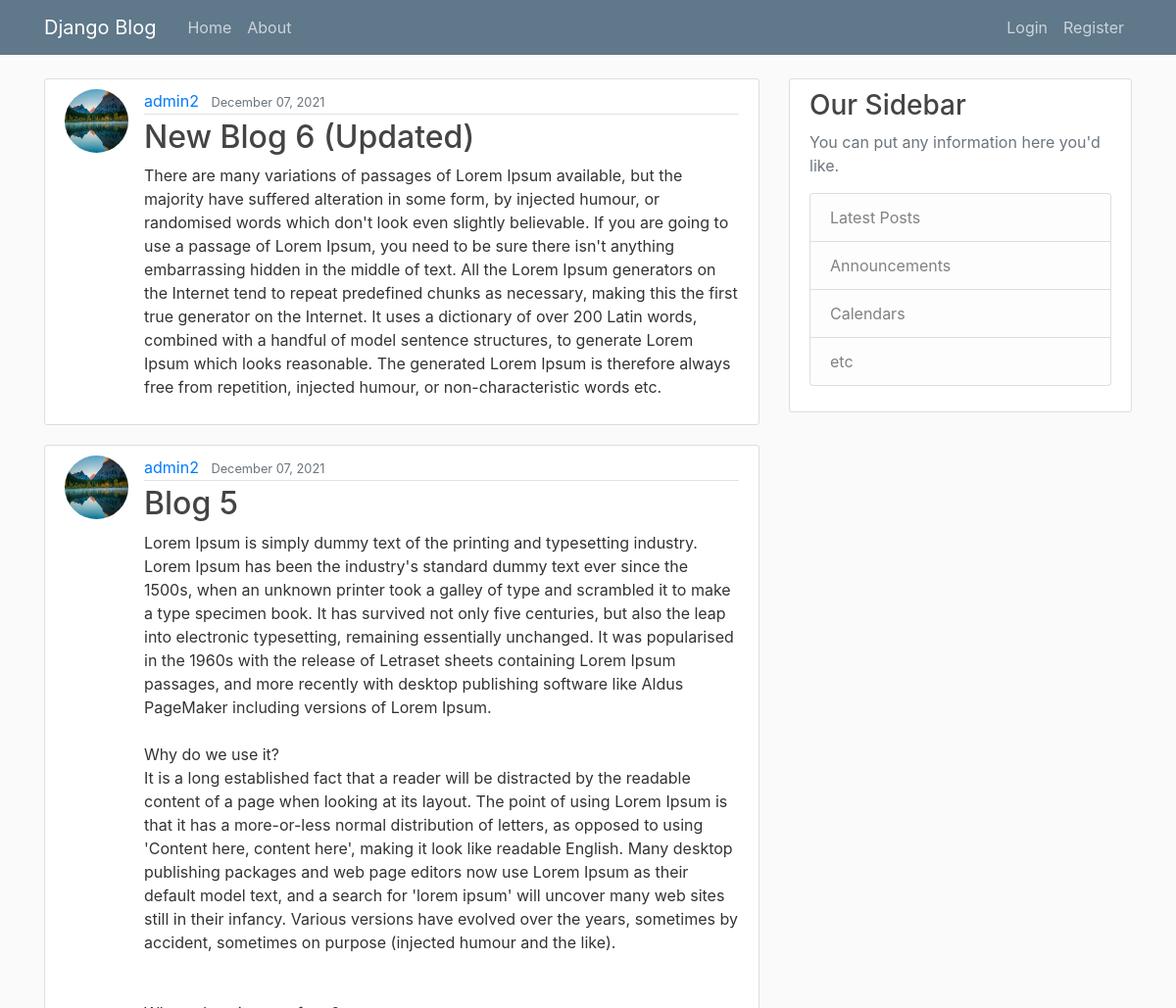
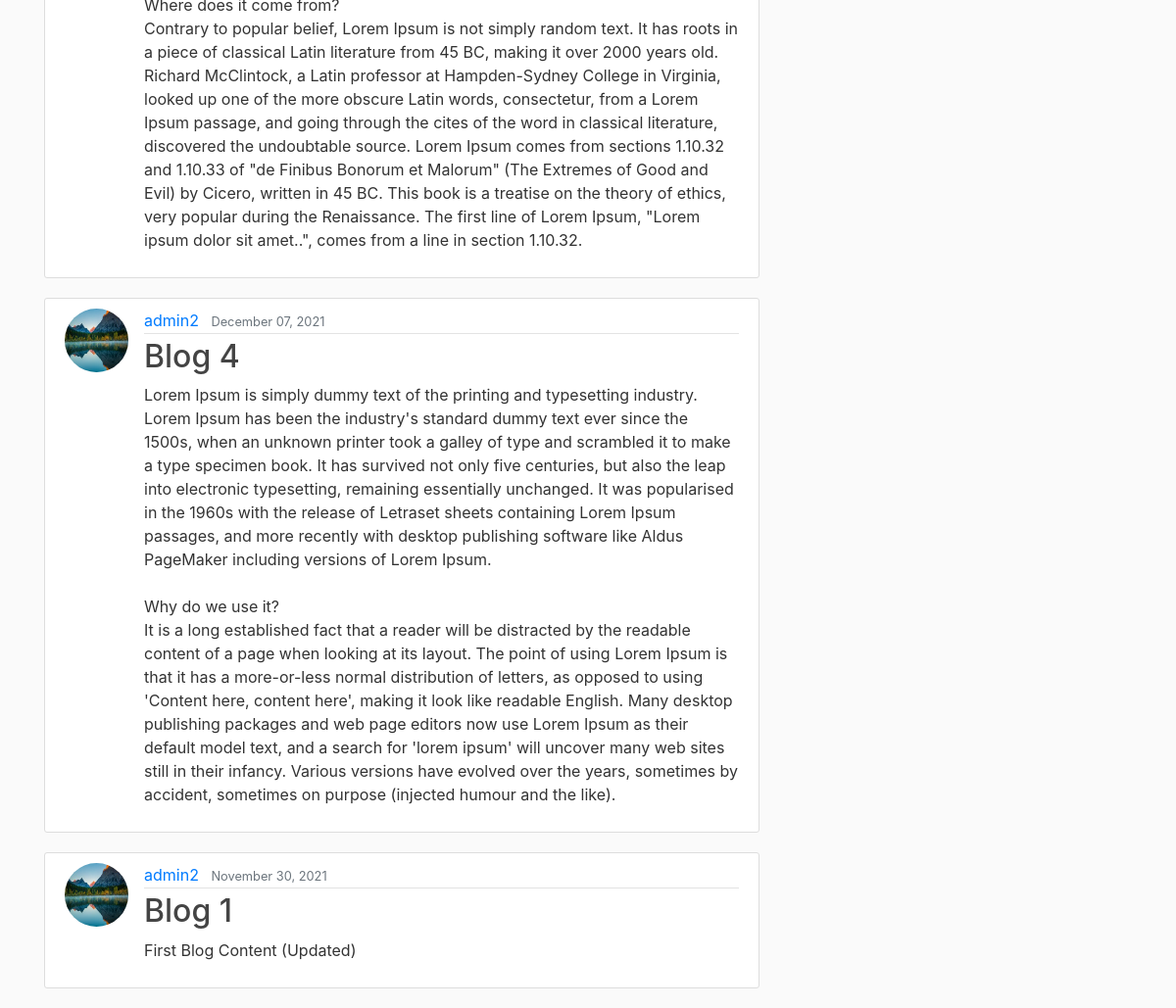
The app's page /, older data (2 pictures, top to bottom).
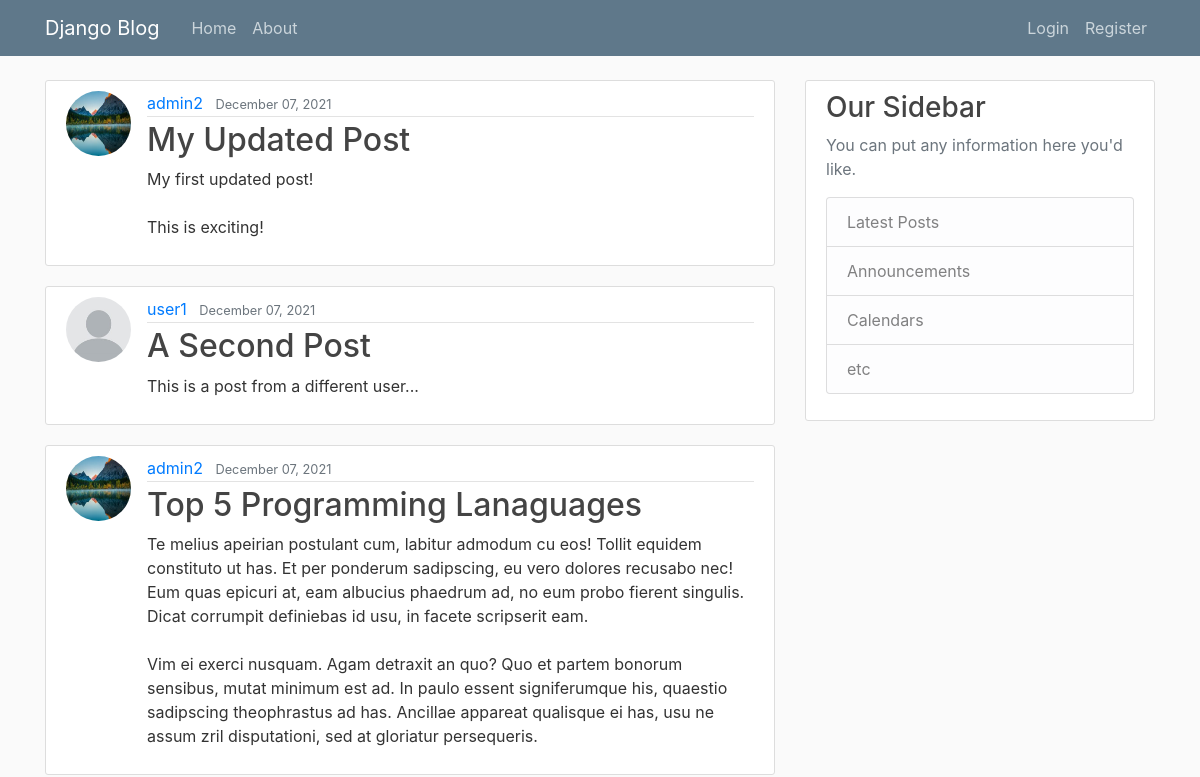
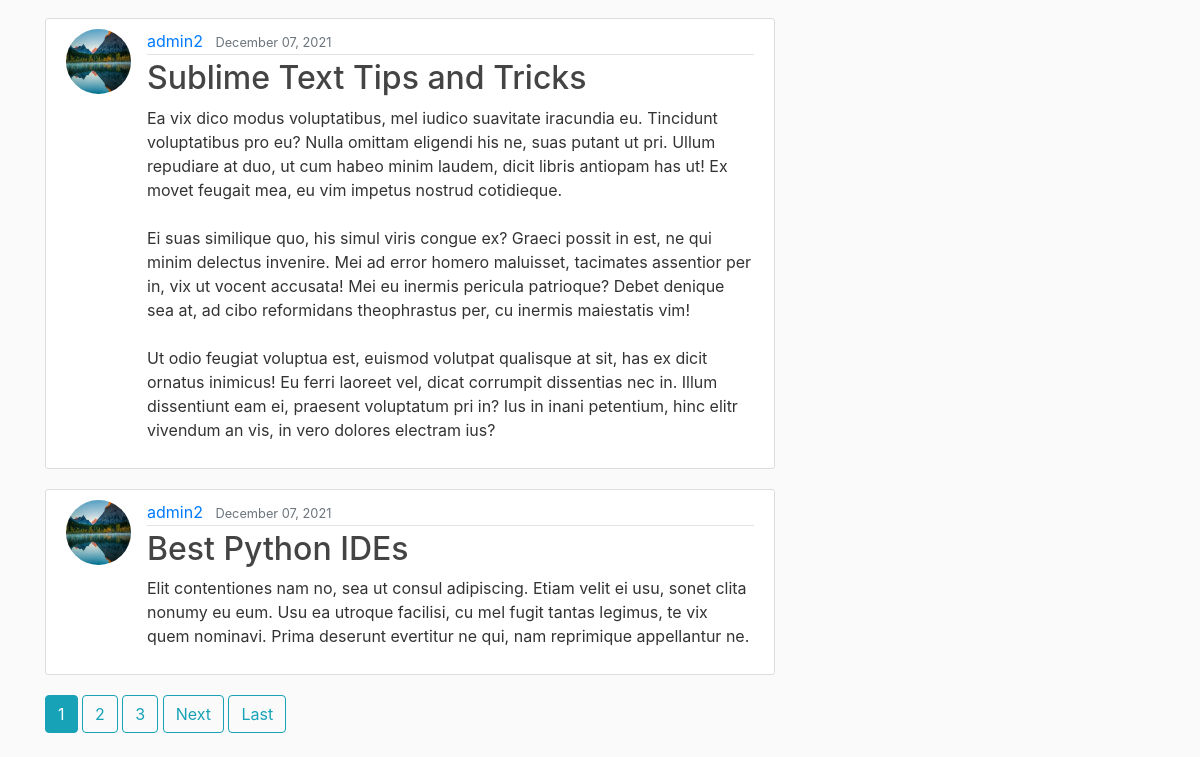
The same page, newer data (2 pictures, top to bottom).
### blogs/models.py (models this page shows, shortened)
class Post(models.Model):
    title = models.CharField(max_length=100)
    content = models.TextField()
    date_posted = models.DateTimeField(default=timezone.now())
    author = models.ForeignKey(User, on_delete=models.CASCADE)

### users/models.py (models this page shows, shortened)
class Profile(models.Model):
    user = models.OneToOneField(User, on_delete=models.CASCADE)
    image = models.ImageField(default='default.jpg', upload_to='profile_pics')

### blogs/views.py (the view)
# urls.py: path('', PostListView.as_view(), name='blog-home'),
class PostListView(ListView):
    model = Post
    template_name = 'blogs/home.html'
    context_object_name = 'posts'
    ordering = ['-date_posted']
    paginate_by = 5

### blogs/templates/blogs/home.html (shortened to what this page needs)
{% extends "blogs/base.html" %}
{% block content %}
{% for post in posts %}
<article class="media content-section">
  <img class="rounded-circle article-img" src="{{ post.author.profile.image.url }}" alt="">
    <div class="media-body">
      <div class="article-metadata">
        <a class="mr-2" href="{% url 'user-posts' post.author.username %}">{{ post.author }}</a>
        <small class="text-muted">{{ post.date_posted|date:"F d, Y" }}</small>
      </div>
      <h2><a class="article-title" href="{% url 'post-detail' post.id %}">{{ post.title }}</a></h2>
      <p class="article-content">{{ post.content }}</p>
    </div>
</article>
{% endfor %}
{% if is_paginated %}
  {% for num in page_obj.paginator.page_range %}
    {% if page_obj.number == num %}
      <a class='btn btn-info mb-4' href='?page={{ num }}' >{{ num }}</a>
    {% elif num > page_obj.number|add:'-3' and  num < page_obj.number|add:'3'%}
    <a class='btn btn-outline-info mb-4' href='?page={{ num }}' >{{ num }}</a>
    {% endif %}
  {% endfor %}
  {% if page_obj.has_next %}
    <a class='btn btn-outline-info mb-4' href='?page={{ page_obj.next_page_number }}' >Next</a>
    <a class='btn btn-outline-info mb-4' href='?page={{ page_obj.paginator.num_pages }}' >Last</a>
  {% endif %}
{% endif %}
{% endblock content %}

Row changes from the older to the newer data that the page shows:
no longer on this page (row unchanged): Post: author.profile.image (picture), author "admin2", date_posted "December 07, 2021", title "New Blog 6 (Updated)", content "There are many variations of passages of Lorem Ipsum available, but the majority have suffered alteration in some form, by injected humour, or randomised words which don't look even slightly believable. If you are going to use a passage of Lorem Ipsum, you need to be sure there isn't anything embarrassing hidden in the middle of text. All the Lorem Ipsum generators on the Internet tend to repeat predefined chunks as necessary, making this the first true generator on the Internet. It uses a dictionary of over 200 Latin words, combined with a handful of model sentence structures, to generate Lorem Ipsum which looks reasonable. The generated Lorem Ipsum is therefore always free from…"
no longer on this page (row unchanged): Post: author.profile.image (picture), author "admin2", date_posted "December 07, 2021", title "Blog 5", content "Lorem Ipsum is simply dummy text of the printing and typesetting industry. Lorem Ipsum has been the industry's standard dummy text ever since the 1500s, when an unknown printer took a galley of type and scrambled it to make a type specimen book. It has survived not only five centuries, but also the leap into electronic typesetting, remaining essentially unchanged. It was popularised in the 1960s with the release of Letraset sheets containing Lorem Ipsum passages, and more recently with desktop publishing software like Aldus PageMaker including versions of Lorem Ipsum. Why do we use it? It is a long established fact that a reader will be distracted by the readable content of a page when…"
no longer on this page (row unchanged): Post: author.profile.image (picture), author "admin2", date_posted "December 07, 2021", title "Blog 4", content "Lorem Ipsum is simply dummy text of the printing and typesetting industry. Lorem Ipsum has been the industry's standard dummy text ever since the 1500s, when an unknown printer took a galley of type and scrambled it to make a type specimen book. It has survived not only five centuries, but also the leap into electronic typesetting, remaining essentially unchanged. It was popularised in the 1960s with the release of Letraset sheets containing Lorem Ipsum passages, and more recently with desktop publishing software like Aldus PageMaker including versions of Lorem Ipsum. Why do we use it? It is a long established fact that a reader will be distracted by the readable content of a page when…"
no longer on this page (row unchanged): Post: author.profile.image (picture), author "admin2", date_posted "November 30, 2021", title "Blog 1", content "First Blog Content (Updated)"
added Post: author.profile.image (picture), author "admin2", date_posted "December 07, 2021", title "My Updated Post", content "My first updated post! This is exciting!"
added Post: author.profile.image (placeholder picture), author "user1", date_posted "December 07, 2021", title "A Second Post", content "This is a post from a different user..."
added Post: author.profile.image (picture), author "admin2", date_posted "December 07, 2021", title "Top 5 Programming Lanaguages", content "Te melius apeirian postulant cum, labitur admodum cu eos! Tollit equidem constituto ut has. Et per ponderum sadipscing, eu vero dolores recusabo nec! Eum quas epicuri at, eam albucius phaedrum ad, no eum probo fierent singulis. Dicat corrumpit definiebas id usu, in facete scripserit eam. Vim ei exerci nusquam. Agam detraxit an quo? Quo et partem bonorum sensibus, mutat minimum est ad. In paulo essent signiferumque his, quaestio sadipscing theophrastus ad has. Ancillae appareat qualisque ei has, usu ne assum zril disputationi, sed at gloriatur persequeris."
added Post: author.profile.image (picture), author "admin2", date_posted "December 07, 2021", title "Sublime Text Tips and Tricks", content "Ea vix dico modus voluptatibus, mel iudico suavitate iracundia eu. Tincidunt voluptatibus pro eu? Nulla omittam eligendi his ne, suas putant ut pri. Ullum repudiare at duo, ut cum habeo minim laudem, dicit libris antiopam has ut! Ex movet feugait mea, eu vim impetus nostrud cotidieque. Ei suas similique quo, his simul viris congue ex? Graeci possit in est, ne qui minim delectus invenire. Mei ad error homero maluisset, tacimates assentior per in, vix ut vocent accusata! Mei eu inermis pericula patrioque? Debet denique sea at, ad cibo reformidans theophrastus per, cu inermis maiestatis vim! Ut odio feugiat voluptua est, euismod volutpat qualisque at sit, has ex dicit ornatus inimicus! Eu…"
added Post: author.profile.image (picture), author "admin2", date_posted "December 07, 2021", title "Best Python IDEs", content "Elit contentiones nam no, sea ut consul adipiscing. Etiam velit ei usu, sonet clita nonumy eu eum. Usu ea utroque facilisi, cu mel fugit tantas legimus, te vix quem nominavi. Prima deserunt evertitur ne qui, nam reprimique appellantur ne."
Text that changed along with them:
new list line: "1"
new list line: "2"
new list line: "3"
text now shown: "Next Last"
